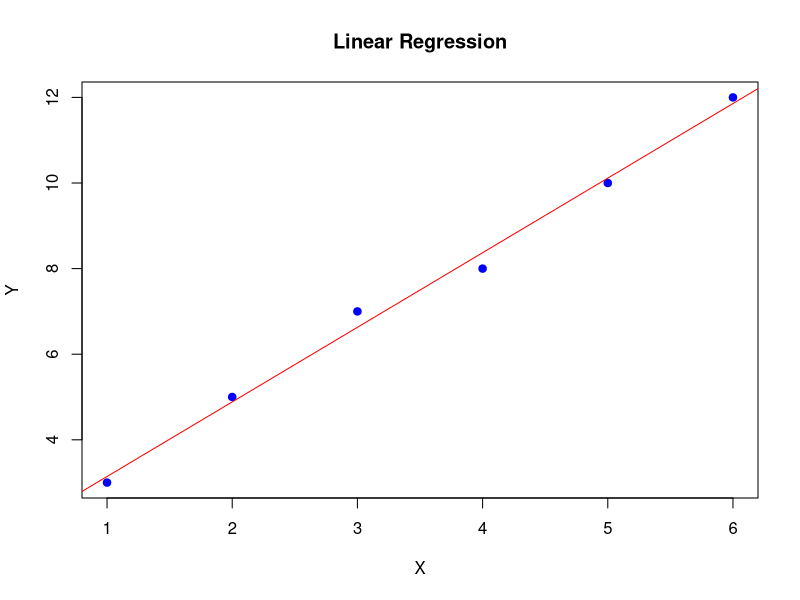

Write the R code that produced this figure.
# Data
X <- c(1, 2, 3, 4, 5, 6)
Y <- c(3, 5, 7, 8, 10, 12)

# preparing the dataset with dataframe
df <- data.frame(X, Y)

# Using linear fitting model function (lm) to fit model
model <- lm(Y ~ X, data = df)

#Printing the model
summary(model)

#plot
plot(X, Y, col = "blue", pch = 19, main = "Linear Regression")
abline(model, col = "red")



